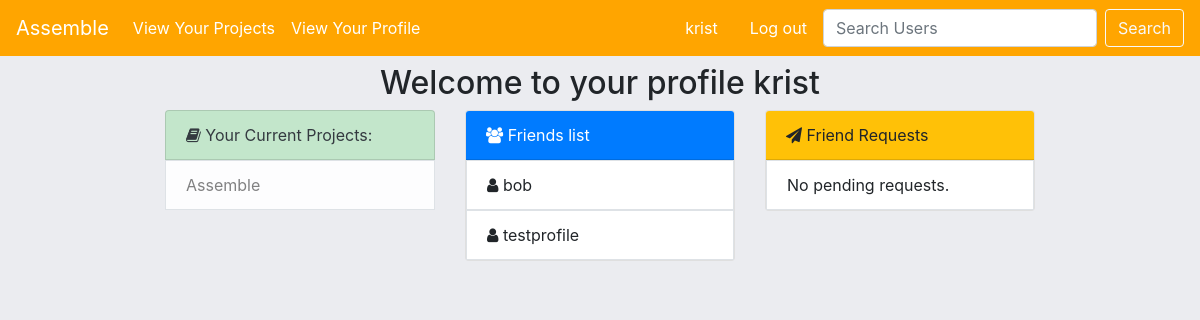
Before: /profile/ (signed in) with the older database file.
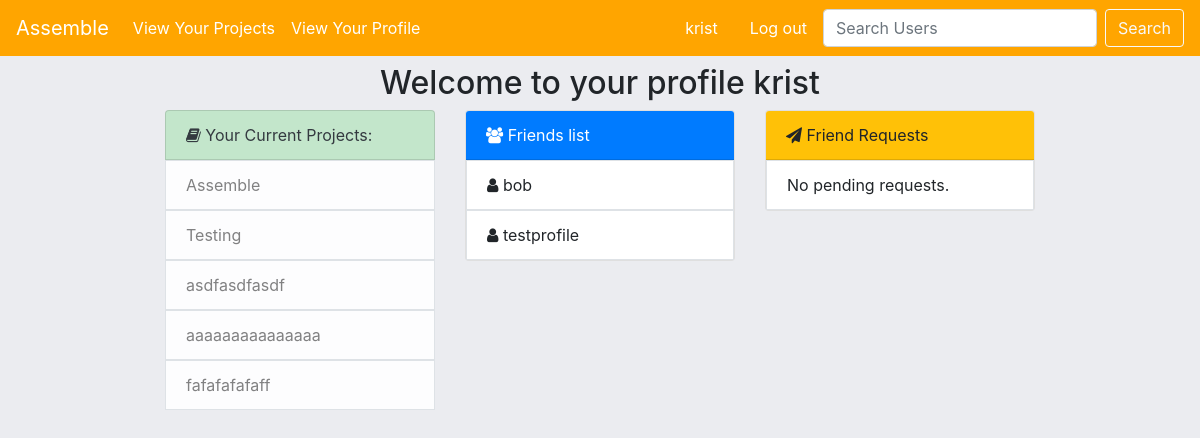
After: the same page with the newer database file.
### assemble/models.py (models this page shows, shortened)
class Project(models.Model):
    name = models.CharField(max_length=60)
    description = models.TextField(max_length=400)
    user = models.ManyToManyField('Profile',blank=True)
    owner = models.ForeignKey('Profile',blank=True,on_delete=models.CASCADE,related_name="creator")
    slug = models.SlugField(max_length=100,unique=True,blank=True,null=True)
    completed= models.BooleanField(default=False)
    def __str__(self):
        return self.name

class Profile(models.Model):
    user = models.OneToOneField(User,on_delete=models.CASCADE)
    slug = models.SlugField(blank=True)
    friends = models.ManyToManyField('Profile',blank=True)
    def __str__(self):
        return self.user.username

### assemble/views.py (the view)
# urls.py: path('profile/',views.profile,name='profile'),
@login_required
def profile(request):
    is_me = Profile.objects.get(user=request.user)
    current_projects = Project.objects.filter(user=is_me)
    friend_requests = FriendRequest.objects.filter(Q(to_user__username=request.user.username) | Q(from_user__username=request.user.username))
    context={
        'current_projects':current_projects,
        'profile':is_me,
        'friend_requests':friend_requests,
    }
    return render(request,'assemble/profile.html',context)

### templates/assemble/profile.html
{% extends "assemble/base.html" %}
{% block content %}
<h2 class="my-2 text-center">Welcome to your profile {{user.username}}</h2>
<div class="row justify-content-center">
    <div class="col-sm-3">
            <ul class="list-group">
                <li class="list-group-item list-group-item-success text-dark">
                    <i class="fa fa-book"></i> Your Current Projects:
                </li>
            {% for project in current_projects %}
                <li class="list-group-item d-flex justify-content-between align-items-center border rounded-0 list-group-item-light">{{project}}</li>
            {% endfor %}
            </ul>
    </div>
    <div class="col-sm-3">
        <div class="card">
            <div class="card-header bg-primary text-white">
                <i class="fa fa-users"></i>  Friends list
            </div>
            <ul class="list-group">
            {% if profile.friends.all.count != 0 %}
                {% for friend in profile.friends.all %}
                    <li class="list-group-item border rounded-0 list-group-item"> <i class="fa fa-user"></i> {{friend}} </li>
                {% endfor %}
            {% else %}
                    <li class="list-group-item d-flex justify-content-between align-items-center border rounded-0 list-group-item">Search for a friend in the top right!</li>
            {% endif%}
            </ul>
        </div>
    </div>
    <div class="col-sm-3">
        <div class="card">
            <div class="card-header bg-warning">
                 <i class="fa fa-paper-plane"></i> Friend Requests
            </div>
            <ul class="list-group">
            {% if friend_requests.count != 0 %}
                {% for requests in friend_requests %}
                    {% if requests.to_user.username == user.username %}
                        <li class="list-group-item d-flex justify-content-between align-items-center border rounded-0 list-group-item">
                            {{ requests.from_user }} wants to be your friend!
                            <a class="btn btn-success btn-sm mr-1" href="{% url 'accept-friend-request' requests.from_user.username %}">Accept</a>
                            <a class="btn btn-danger btn-sm" href="{% url 'delete-friend-request' requests.id %}">Decline</a>
                        </li>
                    {% else %}
                        <li class="list-group-item d-flex justify-content-between align-items-center border rounded-0 list-group-item">
                            Request to {{requests.to_user}} pending.
                            <a class="btn btn-danger btn-sm" href="{% url 'delete-friend-request' requests.id %}">Remove</a>
                        </li>
                    {% endif %}
                {% endfor %}
            {% else %}
                    <li class="list-group-item d-flex justify-content-between align-items-center border rounded-0 list-group-item">No pending requests.</li>
            {% endif%}
            </ul>
        </div>
    </div>
</div>
{% endblock content %}

Changed rows visible on the page:
added Project: name "Testing"
added Project: name "asdfasdfasdf"
added Project: name "aaaaaaaaaaaaaaa"
added Project: name "fafafafafaff"
